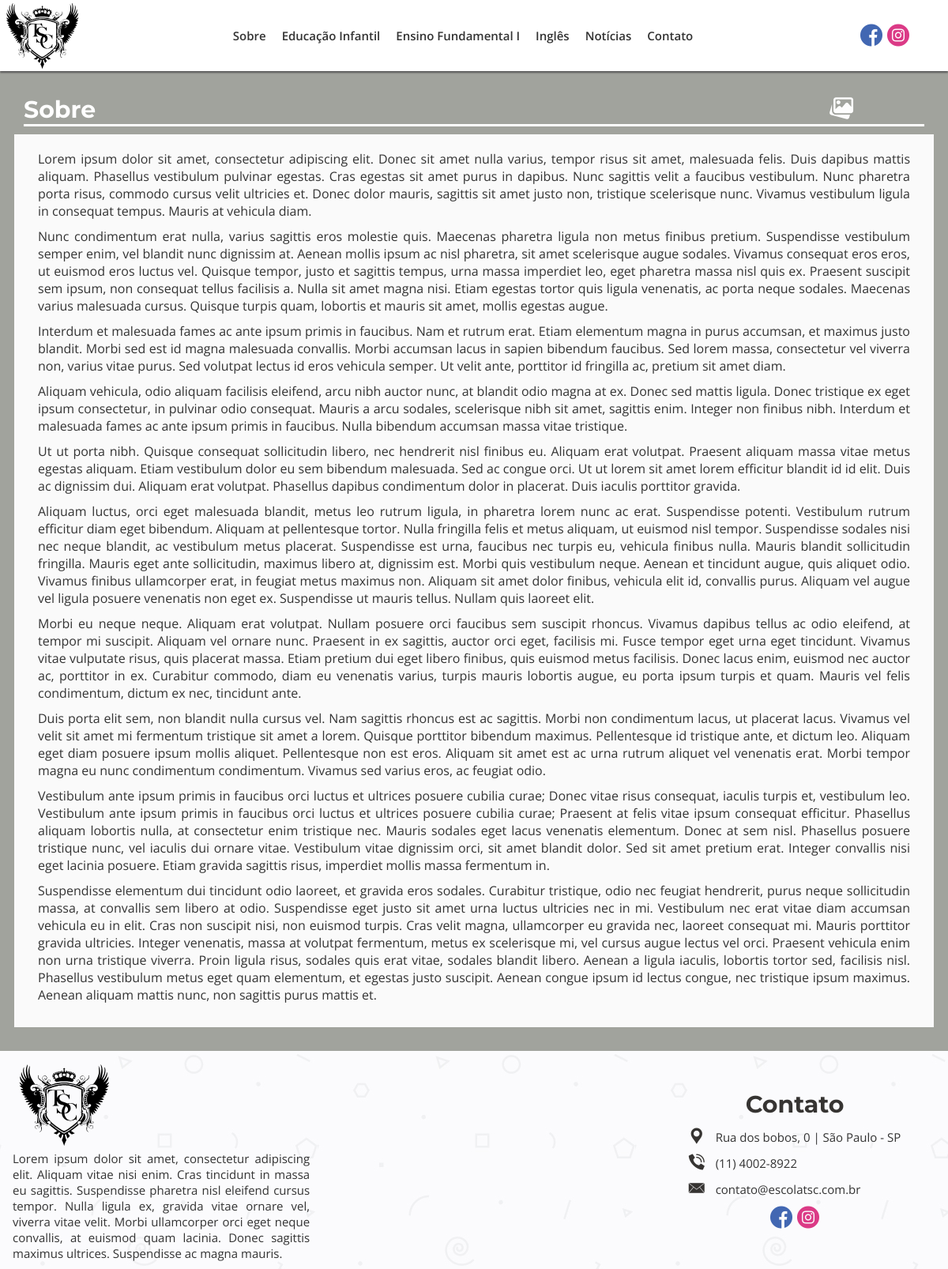
Screenshot of /sobre with the database file from the repository.
### tables this page shows
CREATE TABLE `menu_itens` (
  `id_menu` int(11) NOT NULL,
  `titulo_menu` varchar(50) NOT NULL,
  `url_menu` varchar(200) NOT NULL
);

CREATE TABLE `postagens` (
  `id_postagens` int(11) NOT NULL,
  `titulo_postagens` varchar(100) NOT NULL,
  `desc_postagens` text DEFAULT NULL,
  `conteudo_postagens` text NOT NULL,
  `tags_postagens` varchar(150) DEFAULT NULL,
  `data_criacao_postagens` date NOT NULL,
  `data_modificacao_postagens` date DEFAULT NULL,
  `total_visualizacao_postagens` int(11) DEFAULT 0,
  `ch_autor_postagens` int(11) NOT NULL,
  `status_postagens` int(11) NOT NULL,
  `url_postagens` varchar(200) NOT NULL,
  `categ_postagens` int(11) DEFAULT NULL,
  `capa_post` int(11) DEFAULT NULL
);

### index.php (called while the page is built, shortened)
<?php
    require_once("_funcPHP/config.php");
    $url = strip_tags(trim(filter_input(INPUT_GET, "page", FILTER_DEFAULT))) == "" ? "home" : strip_tags(trim(filter_input(INPUT_GET, "page", FILTER_DEFAULT)));
    $contPag = new conteudoPost();
    $dadosPagina = $contPag->conteudoPag($url);
    $html = new esqueleto($dadosPagina);
    $html->html5();
?>

### _funcPHP/config.php (called while the page is built, shortened)
<?php
function autoLoadClasses($class) {
    $baseDiretorios = ['MySql', "_HTML", "_Ajax", "phpMailer", "admin"];
    $analise = null;
    foreach ($baseDiretorios as $nomeDiretorio):
        if (!$analise && file_exists(__DIR__ . "/$nomeDiretorio/$class.php")):
            $analise = true;
        endif;
    endforeach;
}

### _funcPHP/MySql/conexaoBD.php (called while the page is built)
<?php
class conexaoBD {
    public static $instance;
    private static $sql = "mysql:host=" . HOST . ";dbname=" . BANK;
    private static $user = USER;
    private static $pass = PASS;
    public static function getInstance() {
        if (!isset(self::$instance)) {
            self::$instance = new PDO(self::$sql, self::$user, self::$pass, array(PDO::MYSQL_ATTR_INIT_COMMAND => "SET NAMES utf8"));
            self::$instance->setAttribute(PDO::ATTR_ERRMODE, PDO::ERRMODE_EXCEPTION);
            self::$instance->setAttribute(PDO::ATTR_ORACLE_NULLS, PDO::NULL_EMPTY_STRING);
        }
        return self::$instance;
    }
}

### _funcPHP/MySql/conteudoPost.php (called while the page is built, shortened)
<?php
class conteudoPost extends conexaoBD {
    private $conect;
    function __construct() {
        $this->conect = conexaoBD::getInstance();
    }
    public function ConteudoPag($url){
        try {
            $sql = "SELECT * FROM postagens WHERE url_postagens = :url_postagens and  status_postagens = 1";
            $letsGo = $this->conect->prepare($sql);
            $letsGo->bindValue(":url_postagens",$url);
            $letsGo->execute();
            return  $letsGo->fetch(PDO::FETCH_ASSOC);
        } catch (Exception $e) {
            echo $e->getMessage();
        }
    }
}

### _funcPHP/MySql/conteudoFooter.php (called while the page is built)
<?php
class conteudoFooter extends conexaoBD{
    private $conect;
    function __construct(){
        $this->conect = conexaoBD::getInstance();
    }
    public function descFooter(){
        try{
            $sql = "SELECT desc_postagens FROM postagens where url_postagens = 'sobre'";
            $letsGo = $this->conect->prepare($sql);
            $letsGo->execute();
            $res = $letsGo->fetch(PDO::FETCH_NUM);
            return $res[0];
        }catch(Exception $e){
            return $e->getMessage();
        }
    }
}

### _funcPHP/MySql/conteudoMenu.php (the view)
<?php
class conteudoMenu extends conexaoBD{
    private $conect;
    function __construct(){
        $this->conect = conexaoBD::getInstance();
    }
    public function getItensMenu(){
        try {
            $sql = "SELECT * FROM menu_itens";
            $letsGo = $this->conect->prepare($sql);
            $letsGo->execute();
            return $letsGo->fetchAll(PDO::FETCH_NUM);
        } catch (Exception $e) {
            echo $e->getMessage();
        }
    }
    public function getDescMenu($url){
        try{
            $sql = "SELECT desc_postagens FROM postagens WHERE url_postagens = :url_post";
            $letsGo = $this->conect->prepare($sql);
            $letsGo->bindValue(":url_post", $url);
            $letsGo->execute();
            return $letsGo->fetch(PDO::FETCH_NUM);
        }catch(Exception $e){
        }
    }
    public function ListaMenu(){
        $res = $this->getItensMenu();
        for($x = 0; $x < count($res); $x++){
            $descLink = $this->getDescMenu($res[$x][2]);
            @$descLink = substr($descLink[0], 0, 200);
            $res[$x] = "<li id='itens-menu-".$x."' class='pabx7'><a href='".URLBASE.$res[$x][2]."' alt='".$descLink."'>".$res[$x][1]."</a></li>";
        }
        return $res = implode("",$res);
    }
}

### _funcPHP/_HTML/esqueleto.php (shortened to what this page needs)
<?php
class esqueleto{
    private $conteudoPag;
    function __construct($dataPost){
        $this->conteudoPag = $dataPost;
    }
    public function html5(){
        $listaArquivos = new listarArquivos();
        $base =
        "<!DOCTYPE html5>".
        "<html lang = 'pt-br'>".
        "<head>".
            "<title>Escola TSC | ".ucfirst(@$this->conteudoPag["titulo_postagens"])."</title>".
            "<meta charset = 'UTF-8'/>".
            "<meta name='description' content='".@$this->conteudoPag["desc_postagens"]."'>".
            "<meta name='keywords' content='".@$this->conteudoPag["tags_postagens"]."'>".
            "<meta name='author' content='Antonio Walber - antoniowalber3000@hotmail.com.br'>".
            "<meta name='viewport' content='width=device-width, initial-scale=1.0'>".
            "<meta http-equiv='X-UA-Compatible' content='ie=edge'>".
            "<link rel='stylesheet' href='https://ajax.googleapis.com/ajax/libs/jqueryui/1.12.1/themes/smoothness/jquery-ui.css'>".
            "<link rel='shortcut icon' href='_midiasT/_imagensT/icon.ico' type='image/x-icon' />".
            $listaArquivos->listarCss().
        "</head>".
        "<body>".
        "<div id='container' class='pabx1'>".
            $this->cabecalho().
            "<div id = 'corpo-pagina'>".
                $this->paginacao().
            "</div>".
            $this->rodape().
        "</div>".
        "</body>".
        "</html>"
        ;
        echo $base;
    }
    private function cabecalho(){
        $contMenu = new conteudoMenu();
        $url = strip_tags(trim(filter_input(INPUT_GET, "page", FILTER_DEFAULT)));
        $urlq = explode("/", $url);
        $ba = "";
        $cabecalho =
        "<header id='cabecalho' class='pabx2'>".
            "<div id='logo' class='pabx3'>".
                "<a href='".URLBASE."' alt='pagina inicial do site'><img src='".$ba."_midiasT/_imagensT/logo.svg' alt='logotipo escola tsc'/></a>".
            "</div>".
            "<div id='menu' class='pabx4'>".
                "<nav id='navegacao' class='pabx5'>".
                    "<input id='tab-nav' type='checkbox' class='tab-nav'/>".
                    "<label for='tab-nav' class='tab-nav-label'><i class='flaticon-menu-button-of-three-horizontal-lines'></i></label>".
                    "<menu id='corpo-menu' class='pabx6'>"
                        .$contMenu->ListaMenu().
                    "</menu>".
                "</nav>".
            "</div>".
            "<div id='redes-sociais' class='pabx8'>".
                "<a href='https://pt-br.facebook.com/' onmousemove=\"document.getElementById('balaof').style.display='block'\" onmouseout=\"document.getElementById('balaof').style.display='none'\" target='_blank' rel='noopener noreferrer' class='linkSocial'><i class='flaticon-facebook socialMedia' id='facebook'></i></a>".
                "<a href='https://www.instagram.com/' onmousemove=\"document.getElementById('balaoi').style.display='block'\" onmouseout=\"document.getElementById('balaoi').style.display='none'\" target='_blank' rel='noopener noreferrer' class='linkSocial'><i class='flaticon-instagram socialMedia' id='instagram'></i></a>".
                "<div id='balaof' class='balao'><p>fb/escolatsc</p></div>".
                "<div id='balaoi' class='balao'><p>@escolatsc</p></div>".
            "</div>".
        "</header>";
        return $cabecalho;
    }
    private function paginacao(){
        $url = strip_tags(trim(filter_input(INPUT_GET, "page", FILTER_DEFAULT)));
        $url = $url == "" ? "home" : $url;
        if($this->conteudoPag == null){
            return "Erro 404";
        }else{
            if($this->conteudoPag["url_postagens"] == $url){
                if($url == "home"){
                    $pg = "";
                    $home = new home();
                    $pg .= $home->videoApresentacao();
                    $pg .= $home->mosaico("mosaico-ph");
                    $pg .= $home->descricaoVideo("sobre","descPrimeira","Escola","TSC");
                    $pg .= $home->noticiasRecentes("noticias");
                    $pg .= $home->descricaoVideo("ingles","descIngles","Programa","Bilíngue");
                    $pg .= $home->noticiasRecentes("projetos");
                    return $pg;
                }if($url == "educacao-infantil" || $url == "ensino-fundamental"){
                    $ms = new mosaico();
                    if($url == "educacao-infantil"){
                        $mosaico = $ms->mosaic("infantil");
                    }else{
                        $mosaico = $ms->mosaic("fundamental");
                    }
                    return $mosaico;
                }elseif($url == "contato"){
                    $ct = new contato();
                    return $ct->contact();
                }else{
                    $pgc = new pgcomum();
                    return $pgc->renderPg();
                }
            }
        }
    }
    private function rodape(){
        $contFooter = new conteudoFooter();
        $url = strip_tags(trim(filter_input(INPUT_GET, "page", FILTER_DEFAULT)));
        $urlq = explode("/", $url);
        $ba = "";
        $rodape =
        "<footer id='rodape' class='pabx9'>".
            "<div class='pabx10'>".
                "<div id='logo' class='pabx11'>".
                    "<a href='".URLBASE."' alt='Pagina inicial do site'><img src='".$ba."_midiasT/_imagensT/logo.svg' alt='logotipo escola tsc'/></a>".
                "</div>".
                "<div class='pabx12' id='desc-footer'>".
                   "<a href='".URLBASE."a-escola-primeira' alt='".$contFooter->descFooter()."'>" .$contFooter->descFooter(). "</a>".
                "</div>".
            "</div>".
            "<div class='pabx10' id='mapa-escola'>".
                "<iframe src='https://www.google.com/maps/embed?pb=!1m18!1m12!1m3!1d147708.7333704633!2d-45.65175222808894!3d-24.124031904571087!2m3!1f0!2f0!3f0!3m2!1i1024!2i768!4f13.1!3m3!1m2!1s0x94d25eb79db5dc93%3A0x13af0844526a5472!2sRef%C3%BAgio%20de%20Vida%20Silvestre%20do%20Arquip%C3%A9lago%20de%20Alcatrazes!5e0!3m2!1spt-BR!2sbr!4v1590716877943!5m2!1spt-BR!2sbr' width='600' height='450' frameborder='0' style='border:0;' allowfullscreen='' aria-hidden='false' tabindex='0'></iframe>".
            "</div>".
            "<div class='pabx10' id='contact'>".
                "<div class='pabx15' id='title-contact'>".
                    "<h1>Contato</h1>".
                "</div>".
                "<div class='pabx15' id='infos-contact'>".
                    "<p><i class='flaticon-tool'></i><a target='_blank' rel='noopener noreferrer' href='https://goo.gl/maps/AhcGYK8L1g5hPTFk7'> Rua dos bobos, 0 | São Paulo - SP</a></p>".
                    "<p><i class='flaticon-phone-call'></i><a href='tel:1140028922'> (11) 4002-8922</a></p>".
                    "<p><i class='flaticon-mail-closed-envelope-back'></i><a href='mailto:contato@escolatsc.com.br'> contato@escolatsc.com.br</a></p>".
                "</div>".
                "<div class='pabx15' id='redes-sociais'>".
                    "<a href='https://pt-br.facebook.com/' target='_blank' rel='noopener noreferrer' class='linkSocial'><i class='flaticon-facebook socialMedia' id='facebook'></i></a>".
                    "<a href='https://www.instagram.com/'  target='_blank' rel='noopener noreferrer' class='linkSocial'><i class='flaticon-instagram socialMedia' id='instagram'></i></a>".
                    "<div id='balaofc' class='balao'><p>fb/escola.primeira</p></div>".
                    "<div id='balaoic' class='balao'><p>@escolaprimeira</p></div>".
                "</div>".
            "</div>".
        "</footer>";
        return $rodape;
    }
}

### _funcPHP/_HTML/pgcomum.php
<?php
class pgcomum
{
    public function renderPg()
    {
        $conteudo = new conteudoPost();
        $conteudo = $conteudo->ConteudoPag(strip_tags(trim(filter_input(INPUT_GET, "page", FILTER_DEFAULT))));
        $conteudo['conteudo_postagens'] = str_replace("</p>", "</p>||", $conteudo['conteudo_postagens']);
        $conteudo['conteudo_postagens'] = explode("||", $conteudo['conteudo_postagens']);
        function respaco($post){
            return trim($post);
        }
        $conteudo['conteudo_postagens'] = array_map('respaco', $conteudo['conteudo_postagens']);
        $conteudo['conteudo_postagens'] = implode("",$conteudo['conteudo_postagens']);
        $render =
            "<section class='pgc'>" .
                "<div class='titulo'>" .
                    "<h3 class='tituloPagina'>" . ucfirst($conteudo['titulo_postagens']) . "</h3>" .
                    "<div class='gl'>".
                        "<button class='gallery'>".
                            "<i class='flaticon-image-gallery'></i>".
                        "</button>".
                    "</div>".
                "</div>" .
                "<div class='contentpg'>".
                    $conteudo['conteudo_postagens'].
                "</div>".
            "</section>";
            return $render;
    }
}

### rows the page displays
menu_itens: titulo_menu "Sobre"
menu_itens: titulo_menu "Educação Infantil"
menu_itens: titulo_menu "Ensino Fundamental I"
menu_itens: titulo_menu "Inglês"
menu_itens: titulo_menu "Notícias"
menu_itens: titulo_menu "Contato"
postagens: titulo_postagens "Sobre", conteudo_postagens "Lorem ipsum dolor sit amet, consectetur adipiscing elit. Donec sit amet nulla varius, tempor risus sit amet, malesuada felis. Duis dapibus mattis aliquam. Phasellus vestibulum pulvinar egestas. Cras egestas sit amet purus in dapibus. Nunc sagittis velit a faucibus vestibulum. Nunc pharetra porta risus, commodo cursus velit ultricies et. Donec dolor mauris, sagittis sit amet justo non, tristique scelerisque nunc. Vivamus vestibulum ligula in consequat tempus. Mauris at vehicula diam. Nunc condimentum erat nulla, varius sagittis eros molestie quis. Maecenas pharetra ligula non metus finibus pretium. Suspendisse vestibulum semper enim, vel blandit nunc dignissim at. Aenean mollis ipsum ac nisl…", desc_postagens "Lorem ipsum dolor sit amet, consectetur adipiscing elit. Aliquam vitae nisi enim. Cras tincidunt in massa eu sagittis. Suspendisse pharetra nisl eleifend cursus tempor. Nulla ligula ex, gravida vitae ornare vel, viverra vitae velit. Morbi ullamcorper orci eget neque convallis, at euismod quam lacinia. Donec sagittis maximus ultrices. Suspendisse ac magna mauris."
